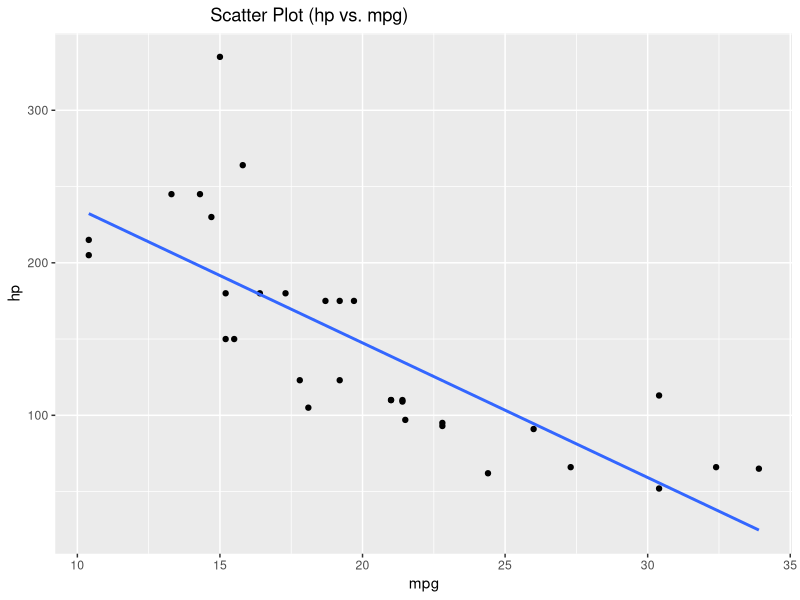
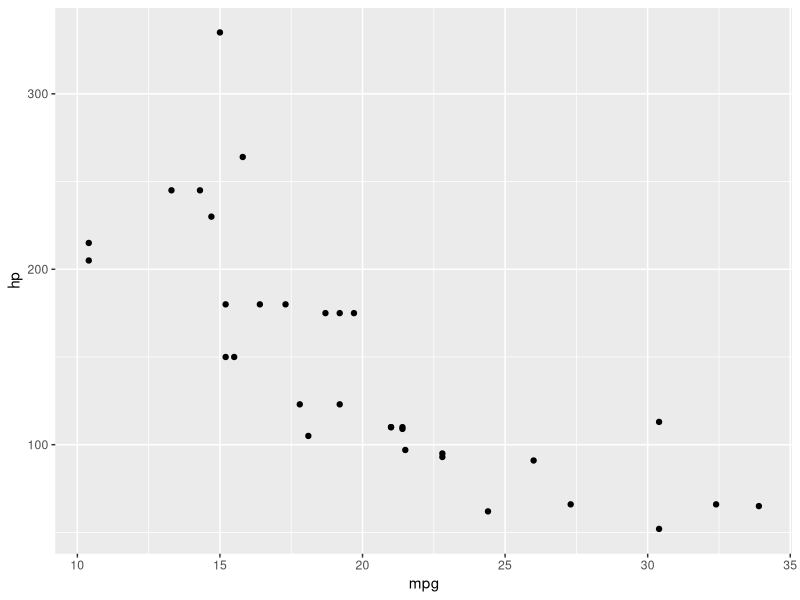
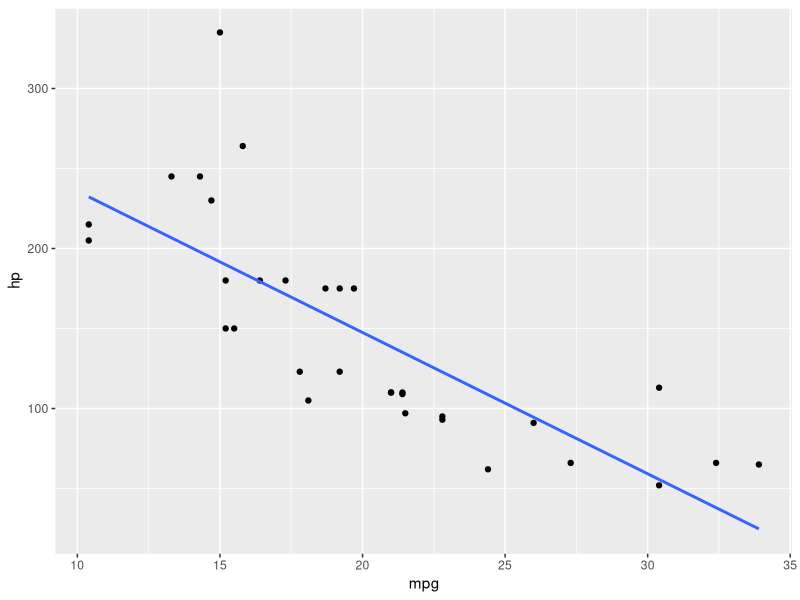
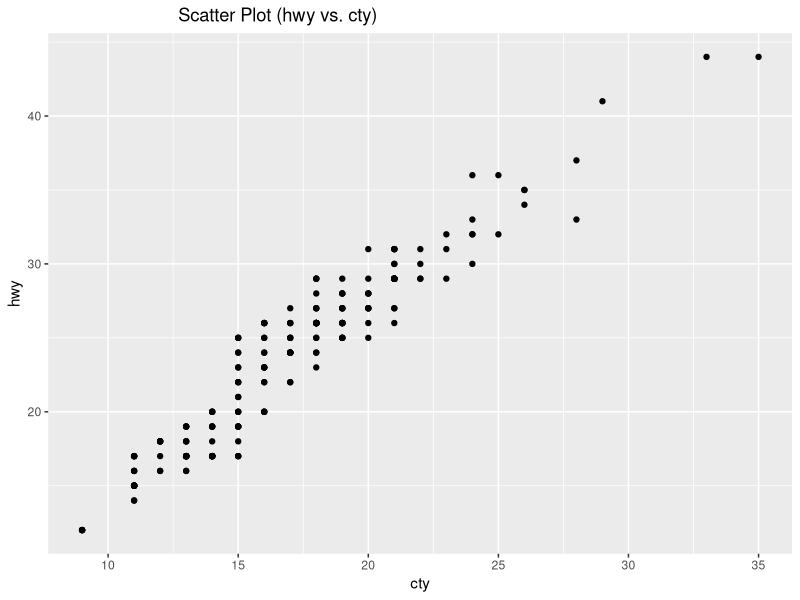
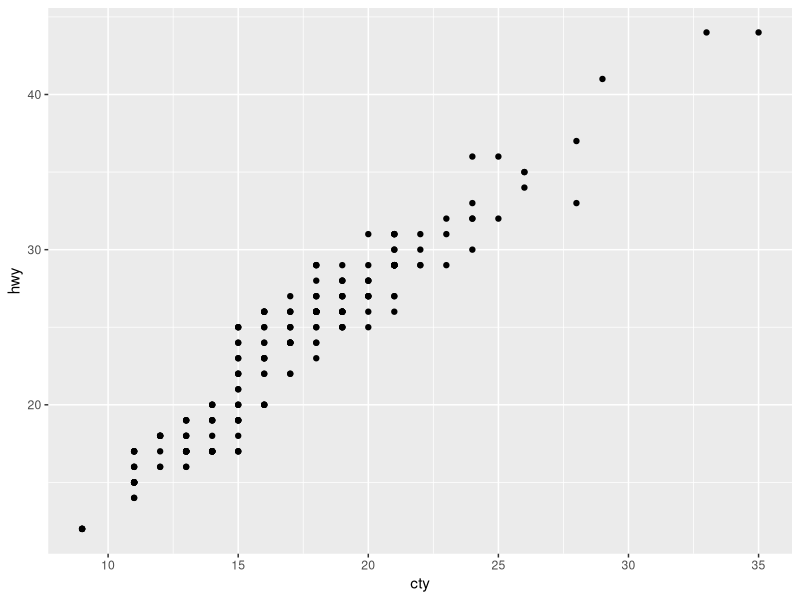
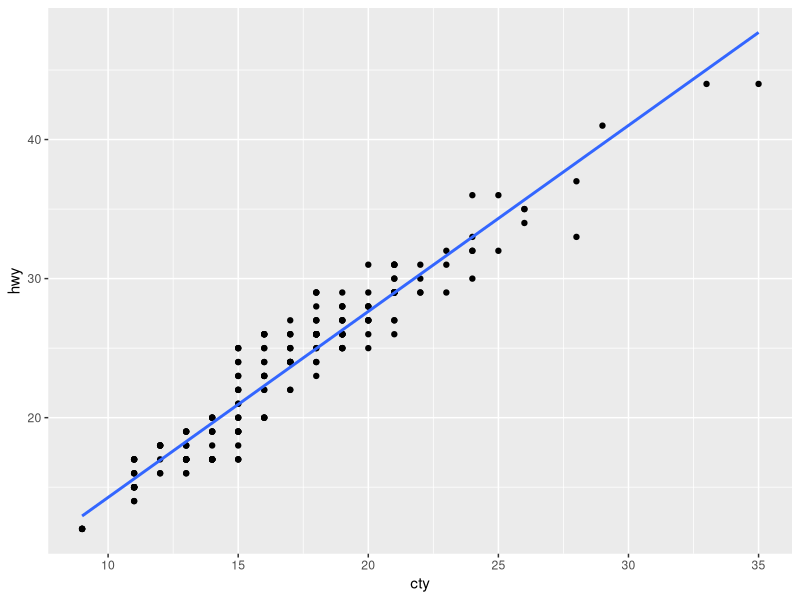
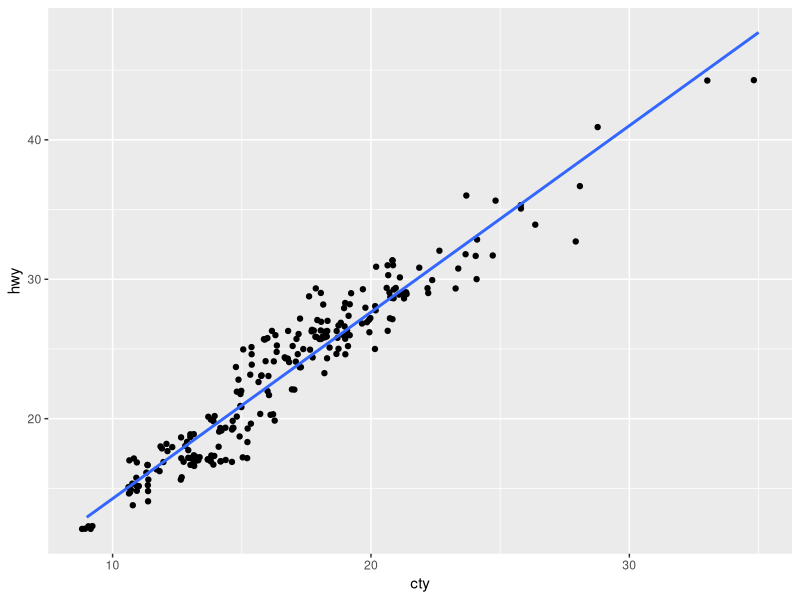
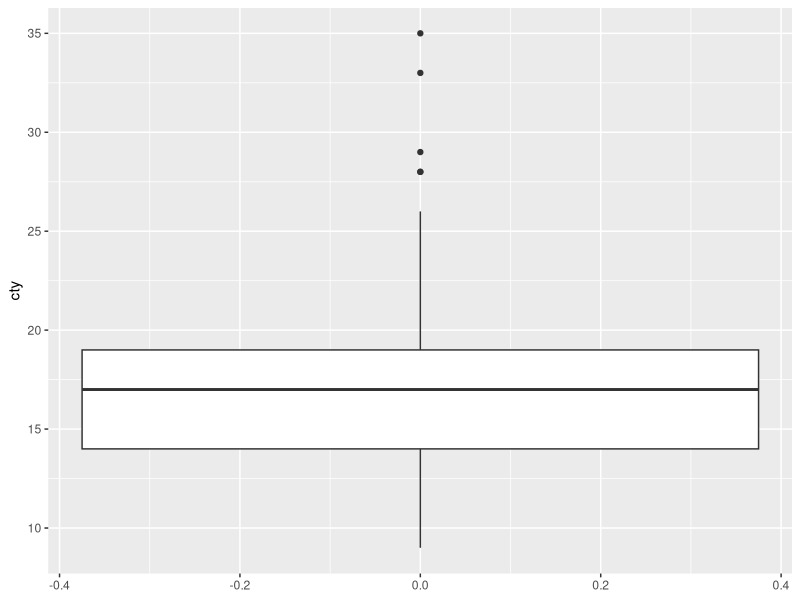

Reproduce these figures in R, in order.

library(tidyverse)
library(dplyr)
# STAT 615
# Linear Regression Basics and Preliminaries
# Introduction to Basic R coding for Regression

# Linear regression is a process that attempts to model the 
# relationship between two variables by fitting a linear equation
# ( a straight line) to the observed data. ... If you have a hunch 
# that the data follows a straight line trend, linear regression 
# can give you quick and reasonably accurate results.

# The process of linear regression helps us to explore the possibility
# of a linear relationship existing between two quantitative variables.

# A linear regression model will have two variables: 
# an independent variable (normally designated as x), 
# and a dependent variable(normally designated as y).  
# Typically, the Linear Regression model has the following basic form:   
# y = b + ax.  
#    a is the slope of the linear model
#    b is the y intercept.

# More General Linear Regression Models and Representations are offered
# below.

#   POPULATION (Theoretical Model)      SAMPLE Model

#   E(Y) = B0 + B1X                      y = b + ax 
#                                       y = bo + b1x    
#                                      y(hat) = bo + b1x

# Models that contain the error terms and residual terms

#  POPULATION                          SAMPLE
#  E(Y) = B0 + B1X(i) + E(i)           y(hat) = bo + b1x(i) + e(i)

# Analysis and interpretations
# The parameters of the sample equation estimate the parameters of the
# population equation. That is bo estimates B0 and b1 estimates B1.

# e(i) the residual of the sample equation estimates E(i) the error for
# the theoretical population equation, likewise y(hat) estimates E(Y).

# Why are we using y(hat) and what does it mean ?

# y(hat) is the predicted value or the regression line value for a 
# designated x(i). y(hat) is also referred to as the mean and is gene-
# rated by bo + b1x(i).

# Let's investigate further by examining the data table mtcars.
mtcars

# I do not need the entire data table. I want to consider the relationship
# between mpg and hp.

mtcars%>%
  select(mpg, hp)%>%
  arrange(mpg) ->  mtcars1
mtcars1
  
# Let's look at the scatter plot and the regression line.

# First let's use ggplot coding.
ggplot(data = mtcars1) +
  geom_point(mapping = aes(x = mpg , y = hp)) +
  geom_smooth(method = lm,mapping = aes(x = mpg , y = hp), se=FALSE)+
  ggtitle("                               Scatter Plot (hp vs. mpg)")

# We can also us qplot coding to generate a scatter plot.
qplot(x = mpg, y = hp, data = mtcars1, geom = "point")

# Now attach the regression line to the scatter plot using qplot coding.

qplot(x = mpg, y = hp, data = mtcars1, geom = "point") +
  geom_smooth(method = lm, se = FALSE)
  

# Let's find the regression equation:
lm(hp ~ mpg, mtcars1)

# y(hat) = 324.08 - 8.83x

# Comment and Observation

# In the modified mtcars table, note that the mpg designation of 10.4
# yields two different values for hp, namely 205 and 215.
# Hence, for the mpg value of 10.4, we calculate the mean by the following
# process:

# y(hat) = 324.08 - 8.83(10.4)
# y(hat) =  232.248

# at 10.4, the model gives a value of 232.248 that is on the line !!


#  Consider the table of values in the table below:

              tribble(~ClubheadSpeadmphx,  ~Distanceydy,
                                  100 ,             257,
                                  102 ,             264,
                                  103 ,             274,
                                  101 ,             266,
                                  105 ,             277,
                                  100 ,             263,
                                   99 ,             258,
                                  105 ,             275
                      )
# The equation below is the linear regression model that offers 
# a linear relationship between Club Speed x and distance y.
#             y = -55.7966 + 3.1661x
#             slope = 3.1661, and the y intercept is -55.7966
              
# We can use our Regression model to make predictions for distance y,
# given a club speed x.

# Let's consider two strategies for using R to produce the 
# Regression Equation;

# Method 1
  x<- c(100,102,103,101,105,100,99,105)
  x
  
  y<- c(257,264,274,266,277,263,258,275)
  y
  
# Let's generate the Intercept and the slope for the Regression 
# Equation
  
  lm(y~x)
  
  
# Let's now generate more descriptive information for the Regression
# process
  
  lm(y~x)->xx
  xx
  summary(xx)
  
  
  anova(xx)
#     or  
  
  # anova(lm(y ~ x))  # Used for variance analysis and the F test.
  
# Method 2
  tribble(~ClubheadSpeadmphx,  ~Distanceydy,
          100 ,             257,
          102 ,             264,
          103 ,             274,
          101 ,             266,
          105 ,             277,
          100 ,             263,
          99 ,              258,
          105 ,             275
  ) ->xxx
  xxx

# We will produce the slope and the y intercept
  
  lm(xxx$Distanceydy ~  xxx$ClubheadSpeadmphx)
  
# We now generate additional descriptive information for the 
# regression process
  
  lm(xxx$Distanceydy ~  xxx$ClubheadSpeadmphx)->xz
  xz
  
  summary(xz)
  
# More practice !!

# Using the mpg data set, let's first determine if a linear 
# relationship exists between city and hwy. Let cty be 
# independent and let hwy be dependent.  We will make this 
# determination by looking at a scatter plot.

mpg

  
# Scatter Plot (Tidyverse Method)
ggplot(data = mpg) +
  geom_point(mapping = aes(x = cty , y = hwy)) +
  ggtitle("                          Scatter Plot (hwy vs. cty)")

# We can also us qplot coding to generate a scatter plot.
qplot(x = cty, y = hwy, data = mpg, geom = "point")

# Now attach the regression line to the scatter plot using qplot coding.

qplot(x = cty, y = hwy, data = mpg, geom = "point") +
  geom_smooth(method = lm, se = FALSE)

# Often the jitter plotting version is used to accommodate overlapping 
# points.

qplot(x = cty, y = hwy, data = mpg, geom = "jitter") +
  geom_smooth(method = lm, se = FALSE)

# All scatter plots indicate the same linear relationship.

# Let's find the correlation coefficient (the value that gives the
# strength and the direction of the scatter plot)

cor(mpg$hwy , mpg$cty)

# The output indicates that the  correlation coeffcient is
# .9559159. A very strong positive correlation. 
# (The closer this value is to 1 or -1 the stronger the
# relationship is.)

# We now check boxplots for outliers. ( Too many extreme outliers
# have a negative impact on our regression equation's capacity 
# to predict)

# Boxplots (Tidyverse Methods)
ggplot(data = mpg) +
  geom_boxplot(mapping = aes(y = cty))

ggplot(data = mpg) +
  geom_boxplot(mapping = aes(y = hwy))


# Boxplots (qplot coding)
qplot(y = hwy, data = mpg, geom = "boxplot")

qplot(y = cty, data = mpg, geom = "boxplot")

qplot(x = class, y = hwy, data = mpg, geom = "boxplot")


# We now look at density plots or histograms to investigate the
# distributions of both variables. (The closer to normal
# the better)

# Histograms (Tidyverse Methods)

ggplot(data = mpg) +
  geom_histogram(mapping = aes(x = cty))


ggplot(data = mpg) +
  geom_histogram(mapping = aes(x = hwy))

#  Histograms (qplot coding)

qplot(x = hwy, data = mpg, geom = "histogram")

qplot(x = cty, data = mpg, bins = 10, fill = I("green"), 
      geom = "histogram", color = I("black"))


# The histograms are not quite normal and the boxplots do show 
# some outliers, but the scatter plot does show a strong linear 
# relationship between city and highway mileage.  Hence we will 
# generate the slope and y intercept of the regression equation.  

lm(hwy ~ cty, data=mpg)


#  Let's use R coding to graph the scatter plot and the Regression 
# line

ggplot(data = mpg) +
  geom_point(mapping = aes(x = cty , y = hwy)) +
  geom_smooth(method = lm,mapping = aes(x = cty , y = hwy), se=FALSE)+
  ggtitle("Scatter Plot (hwy vs. cty)")



# Hence the regression equation is ;

#  hwy = .892 + 1.337cty

# We will use this equation to predict highway mileage based on a 
# given city mileage value.

# How should you interpret the slope ?
# Recall that slope is (change in y) / (change in x)  1.337 / 1
# Answer:  For every increase of one mile per gallon for city
# driving, highway driving increases by 1.33 miles per gallon on
# average

# Finding a Residual
# By definition, a residual is found by subtracting the expected
# value from the observed value. If the residual is a positive
# number the observed value is above average. If the residual is a
# negative number the observed value is below average.

# Example
mpg

# For the mpg data set, find the residual for the observational 
# cty value of 29.


mpg%>%
  select(cty,hwy)%>%
  filter(cty == 29)
# Step 1: Find the observed value (in the table) for 29. In the
# table a cty value of 29 corresponds to a hwy value of 41.
# Step 2: Find the expected (or fitted value) for 29. Put 29 into
# your equation.    Expected value = .892 + 1.337(29) = 39.665
# Step 3: Now find the residual by subtracting. (Observed - Expected)
# 41-39.665 = 1.335  (The residual is 1.335)
# Step 4: Since the residual is a positive number, the value of 41
# is above average.

# We now look at output that is more comprehensive and informative
# regarding the regression analysis

lm(hwy ~ cty, data=mpg) -> x
x

summary(x)


# Note that the p value for the cty coefficient is well below .05,
# hence we can reject the null hypothesis that the population or 
# theoretical slope is equal to 0.  You cannot reject the null
# hypothesis that the intercept of the theoretical model is equal to
# 0 for its p value is higher than .05.  Also, take note of the
# t values.  High absolute t values are good. Low absolute t values are 
# bad. There is a high t value for the coefficient for cty, so we are
# confident that it is significantly different from 0. But that is
# not the case for the intercept.

# How much of the variation in hwy is explained by our model ?  That
# is what the Multiple R-squared value tells us.  Our model explains
# 91.38% of the variation in hwy.  That is pretty good.


# Another Example:

# We will investigate the relationship between the quantitative 
#variables Age and Total Cholesterol by using the collected sample 
# data below.

Agex <-c(25,25,28,32,32,32,38,42,48,51,51,58,62,65)
Agex

TCy <-c(180,195,186,180,210,197,239,183,204,221,243,208,228,269)
TCy
# We will check the scatter plot (Base R method)
plot(TCy~Agex)


# Now graph the regression line through the scatter plot
abline(lm(TCy ~ Agex))

# Produce the same plots using the qplot method.

# Now let us use Tidyverse (ggplot coding)
#  Create a data table (get a better looking scatterplot)
tribble(~TCy,      ~Agex,
          25,       180,
          25,       195,
          28,       186,
          32,       180,
          32,       210,
          32,       197,
          38,       239,
          42,       183,
          48,       204,
          51,       221,
          51,       243,
          58,       208,
          62,       228,
          65,       269
          ) ->  aa
aa

# Produce a tidyverse scatter plot

ggplot(data = aa) +
  geom_point(mapping = aes(x = Agex , y = TCy)) +
  geom_smooth(method = lm,mapping = aes(x = Agex , y = TCy), se=FALSE)
  

# Now produce the model

lm(TCy~Agex) -> zz
zz

summary(zz)

# y(hat) = 151.3537 + 1.3991X

# Let's find all residuals

residuals(zz)

# Another example

tribble(~pointspergamey,    ~hoursofpracticeperweekx,
        48,                     6,
        57,                     7.5,
        63,                      8,
        71,                     8.75,
        77,                     9.2,
        83,                     10,
        87,                     10.6,
        93,                     11.4,
        93,                     11.8,
        98,                     12.45
        ) -> S
S

ggplot(data = S) +
  geom_point(mapping = aes(x = hoursofpracticeperweekx , 
                           y = pointspergamey))+
  geom_smooth(method = lm, mapping = aes(x = hoursofpracticeperweekx,
                           y = pointspergamey))

lm(S) -> I
I

summary(I)

residuals(I)



round(residuals(I), 3)

# Add the residuals.  What is the answer ?



q()
y
